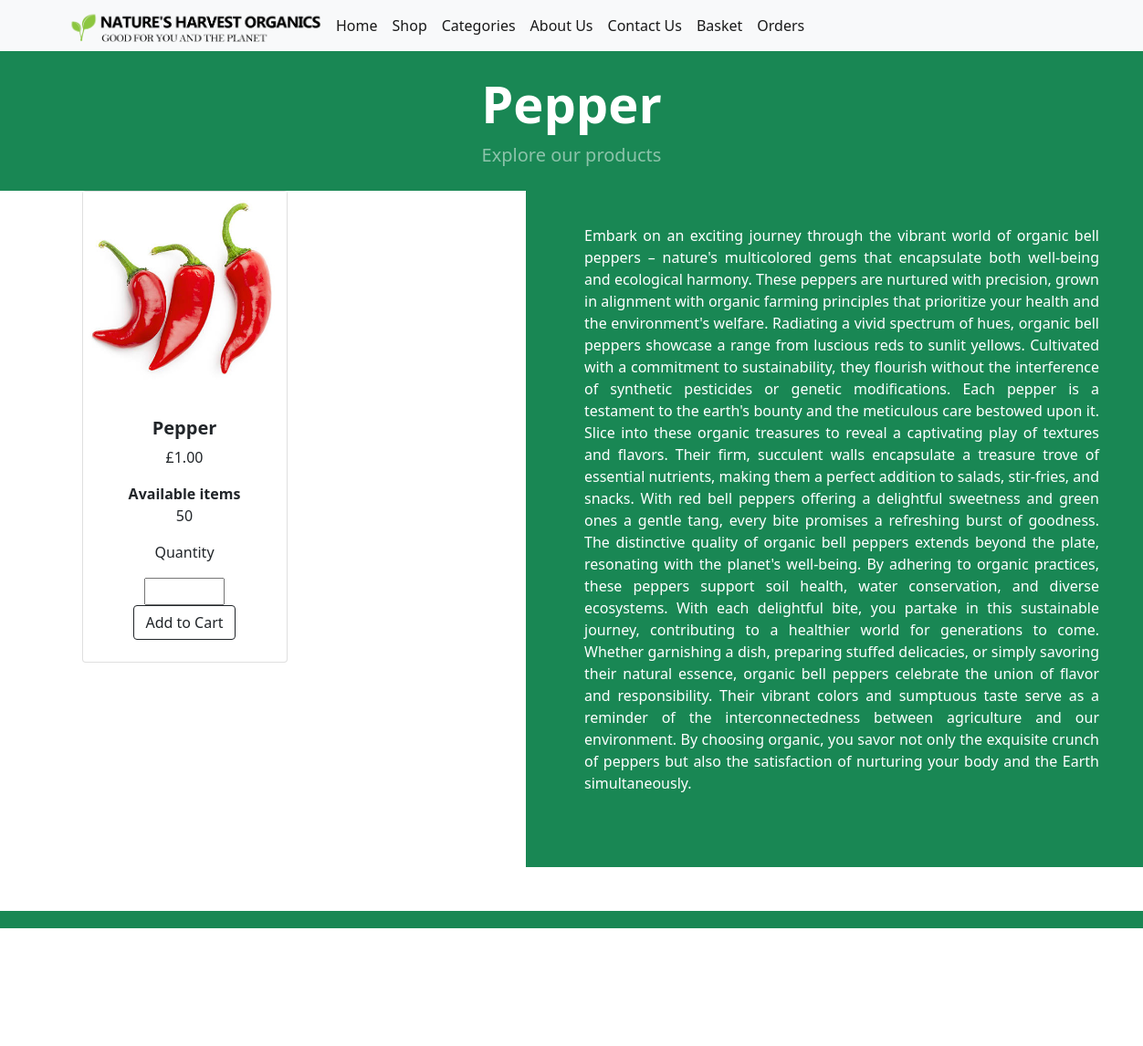
The app's page /Pepper with its own data.
### tables this page shows
CREATE TABLE items (
	id INTEGER NOT NULL, 
	name VARCHAR(30) NOT NULL, 
	stock INTEGER NOT NULL, 
	price FLOAT NOT NULL, 
	type_id VARCHAR(15) NOT NULL, 
	PRIMARY KEY (id), 
	UNIQUE (name), 
	FOREIGN KEY(type_id) REFERENCES types (id)
);

### application/__init__.py (the view)
    @app.route('/Pepper')
    def pepper():
        from application import models
        items = models.Items.query.all()
        baseUrl = '/static/'
        return render_template("indiv_items/pepper.html", baseUrl=baseUrl, items=items)

### application/templates/indiv_items/pepper.html (shortened to what this page needs)
{% extends 'base.html' %}
{% block content %}
    <header class="bg-success py-2">
        <div class="container px-4 px-lg-5 my-3">
            <div class="text-center text-white">
                <h1 class="display-4 fw-bolder">Pepper</h1>
                <p class="lead fw-normal text-white-50 mb-0">Explore our products</p>
            </div>
        </div>
    </header>
    <section class="py-5">
        <div class="container px-4 px-lg-5 mt-5">
            <div class="row gx-4 gx-lg-5 row-cols-2 row-cols-md-3 row-cols-xl-4 justify-content-center">
                {% for item in items %}
                {% if item.name == 'Pepper' %}
                <div class="col mb-5" style="translate: -26.5rem;">
                        <div class="card h-100">
                            <a class="pic" href="/{{item.name}}"><img src="{{ baseUrl }}assets/images/{{item.id}}.jpg"></img></a>
                            <div class="card-body p-4">
                                <div class="text-center">
                                    <h5 class="fw-bolder">{{item.name}}</h5>
                                        <p class="">£{{ "%.2f" | format(item.price) }}</p>
                                    <div>
                                        <b class="fw-bolder">Available items</b>
                                        <p class="">{{item.stock}}</p>
                                    </div>
                                    <div>
                                        <p>Quantity</p>
                                        <form action="{{ url_for('add_to_cart') }}" method="POST">
                                            <input name="quantity" type="number" min="1" max="{{item.stock}}">
                                            <button class="btn btn-outline-dark mt-auto" name="add_item" type="submit">Add to Cart</button>
                                        </form>
                                    </div>
                                </div>
                            </div/div>
                        </div>
                </div>
                {% endif %}
                {% endfor %}
            </div>
            <div class="disc">
                <p>
                    Embark on an exciting journey through the vibrant world of organic bell peppers – nature's multicolored gems that encapsulate both well-being and ecological harmony. These peppers are nurtured with precision, grown in alignment with organic farming principles that prioritize your health and the environment's welfare.
Radiating a vivid spectrum of hues, organic bell peppers showcase a range from luscious reds to sunlit yellows. Cultivated with a commitment to sustainability, they flourish without the interference of synthetic pesticides or genetic modifications. Each pepper is a testament to the earth's bounty and the meticulous care bestowed upon it.
Slice into these organic treasures to reveal a captivating play of textures and flavors. Their firm, succulent walls encapsulate a treasure trove of essential nutrients, making them a perfect addition to salads, stir-fries, and snacks. With red bell peppers offering a delightful sweetness and green ones a gentle tang, every bite promises a refreshing burst of goodness.
The distinctive quality of organic bell peppers extends beyond the plate, resonating with the planet's well-being. By adhering to organic practices, these peppers support soil health, water conservation, and diverse ecosystems. With each delightful bite, you partake in this sustainable journey, contributing to a healthier world for generations to come.
Whether garnishing a dish, preparing stuffed delicacies, or simply savoring their natural essence, organic bell peppers celebrate the union of flavor and responsibility. Their vibrant colors and sumptuous taste serve as a reminder of the interconnectedness between agriculture and our environment. By choosing organic, you savor not only the exquisite crunch of peppers but also the satisfaction of nurturing your body and the Earth simultaneously.
                    </p>
        </div>
        </div>
    </section>
{% endblock %}

### records on screen
items: name "Pepper", price "1.00", stock "50"
